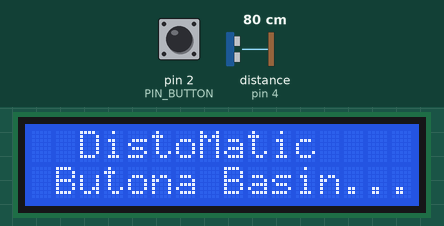
A sketch run on a simulated Arduino Uno, built with avr-gcc and run on an emulated ATmega328P. On the bench: 16×2 character LCD. The inputs (shaded band) are chosen by the test bench; at power-on: pin 2 (PIN_BUTTON) HIGH, distance to the obstacle (sensor on pin 4) 80 cm. The echo pulse lasts 58.3 µs per cm; what the sketch prints to the serial monitor is not drawn.

Above: at 1.3 s.
1.4 s: pin 2 (PIN_BUTTON) pulled LOW for 0.15 s
At 2.6 s:
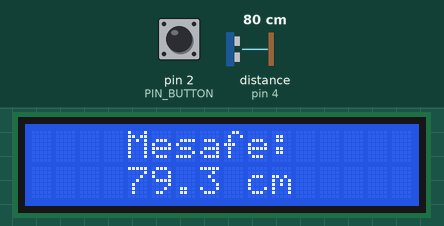
Timing chart, 0 to 4.4 s (numbered marks = the images above; inputs shaded):
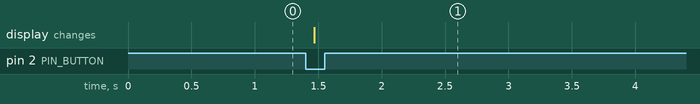

Measured:
- after the input at 1.4 s, the display: changes after 0.07 s (image 1)

The sketch:

Oled_hyd_copy_20260310151506.ino
```cpp
#include <Wire.h>
#include <LiquidCrystal_I2C.h>

LiquidCrystal_I2C lcd(0x27, 16, 2);

const int PIN_BUTTON = 2;
const int PIN_ECHO   = 4;
const int PIN_TRIG   = 3;

int   buttonState;
int   lastButtonState = 1;
float pingTime;
float targetDistance;

void lcdPrint(String line1, String line2) {
  // Her satiri 16 karaktere tampon
  while (line1.length() < 16) line1 += " ";
  while (line2.length() < 16) line2 += " ";
  lcd.setCursor(0, 0);
  lcd.print(line1);
  lcd.setCursor(0, 1);
  lcd.print(line2);
}

void setup() {
  Serial.begin(9600);
  Serial.println("=== DistoMatic Basliyor ===");

  pinMode(PIN_BUTTON, INPUT_PULLUP);
  pinMode(PIN_TRIG,   OUTPUT);
  pinMode(PIN_ECHO,   INPUT);

  Wire.begin();
  Serial.println("I2C Tarama...");
  for (byte addr = 1; addr < 127; addr++) {
    Wire.beginTransmission(addr);
    if (Wire.endTransmission() == 0) {
      Serial.print("Cihaz: 0x");
      Serial.println(addr, HEX);
    }
  }

  lcd.init();
  lcd.backlight();

  lcdPrint("  DistoMatic    ", " Butona Basin...");
  Serial.println("Hazir. Butona basin.");
}

void loop() {

  buttonState = digitalRead(PIN_BUTTON);

  if (buttonState == 0 && lastButtonState == 1) {

    Serial.println("Buton basildi! Olcum yapiliyor...");

    lcdPrint("  Olcuyor...    ", "                ");

    // Trig pulse
    digitalWrite(PIN_TRIG, LOW);
    delayMicroseconds(2);
    digitalWrite(PIN_TRIG, HIGH);
    delayMicroseconds(10);
    digitalWrite(PIN_TRIG, LOW);

    pingTime = pulseIn(PIN_ECHO, HIGH, 30000);

    Serial.print("pingTime (us): ");
    Serial.println(pingTime);

    if (pingTime == 0) {
      Serial.println("HATA: Sinyal alinamadi!");
      lcdPrint("  SENSOR HATASI ", " Kabloyu kontrol");

    } else {
      targetDistance = (pingTime * 0.034) / 2.0;

      Serial.print("Mesafe: ");
      Serial.print(targetDistance, 1);
      Serial.println(" cm");

      String mesajStr = "    " + String(targetDistance, 1) + " cm";
      lcdPrint("    Mesafe:     ", mesajStr);
    }

    delay(5000);

    lcdPrint("  DistoMatic    ", " Butona Basin...");
  }

  lastButtonState = buttonState;
}
```
